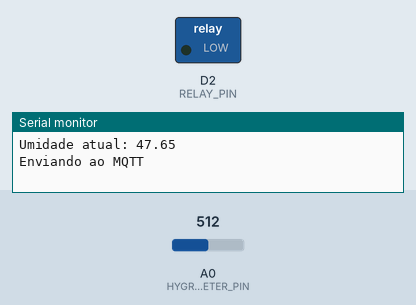
This sketch was run on a simulated ESP8266 (NodeMCU). Shown: switched loads named in the sketch (green lamp = pin HIGH), the last lines printed to the serial monitor. Dashed ring = blinking. The inputs (shaded band) are chosen by the test bench; at power-on: A0 (HYGROMETER_PIN) = 512. WiFi joins after 1.5 s; servers stay silent unless stated; no MQTT or app messages arrive unless stated.

Above: at 2.8 s.
2.9 s: A0 (HYGROMETER_PIN) set to 673
4.9 s: A0 (HYGROMETER_PIN) set to 697
At 6.8 s:
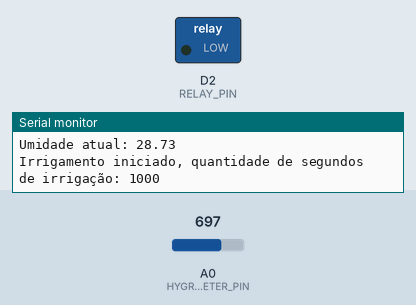
7.2 s: A0 (HYGROMETER_PIN) set to 511
At 9.0 s:
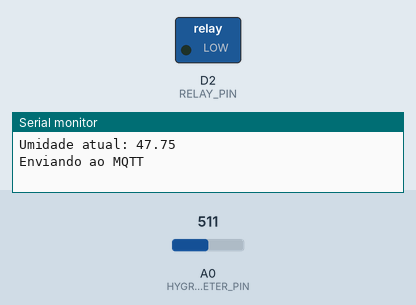
17.5 s: A0 (HYGROMETER_PIN) set to 716
At 18.9 s:
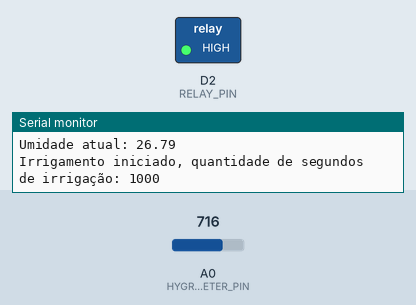
Timing chart, 0 to 20.1 s (numbered marks = the images above; inputs shaded):
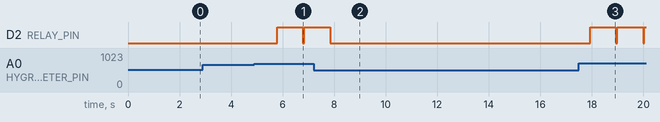

The sketch:

main.ino
```cpp
#include <ESP8266WiFi.h>
#include <PubSubClient.h>

// Declaração de parametros de entradas
#define RELAY_PIN D2
#define HYGROMETER_PIN A0

const char* ssid = "";
const char* password = "";
const char* mqtt_server = "mqtt.eclipse.org";
int mqtt_port = 1883;
long lastVerification = 0;

// Declaração de variaveis globais para parametros de irrigação
int IRRIGATION_MILLISECONDS;
int SUITABLE_MOISTURE;
int VERIFICATION_TIME;

WiFiClient espClient;
PubSubClient client(espClient);

/**
 * Metódo responsável por retornar a umidade
 */
float getMoisture(void)
{
    int directValue;
    float moisturePercentage;

    directValue = analogRead(HYGROMETER_PIN);
    moisturePercentage = ((978- (float)directValue) / 978) * 100;

    Serial.print("Umidade atual: ");
    Serial.println(moisturePercentage);

    return moisturePercentage;
}

/**
 * Inicialização
 */
void setup()
{
    Serial.begin(9600);
    Serial.println("Inicializando");

    setupWifi();

    client.setServer(mqtt_server, mqtt_port);
    client.setCallback(callback);


    // Declaração de valores padrões para irrigação do solo ( caso não sete no broker MQTT)
    setIrrigationVariables(1, 30, 1);


    pinMode(RELAY_PIN, OUTPUT);
    digitalWrite(RELAY_PIN, LOW);
}

/**
 * Metódo responsavel por definir as variaveis do projeto
 * Tempo de irrigação, Umidade adequada, Tempo de verificação
 */
void setIrrigationVariables(int irrigationSeconds, int suitableMoisture, int verificationTime)
{
    Serial.print("Setando variaveis de irrigação: ");
    Serial.print("[ Segundos de irrigação:");
    Serial.print(irrigationSeconds);
    Serial.print("], [ Umidade adequada:");
    Serial.print(suitableMoisture);
    Serial.print("], [ Tempo de verificação:");
    Serial.print(verificationTime);
    Serial.println("]");

    IRRIGATION_MILLISECONDS = irrigationSeconds * 1000;
    SUITABLE_MOISTURE = suitableMoisture;
    VERIFICATION_TIME = verificationTime * 1000;
}

/**
 * Loop default
 */
void loop()
{
    if (!client.connected())
    {
      reconnect();
    }

    client.loop();
    long now = millis();

    if (now - lastVerification > VERIFICATION_TIME)
    {
      lastVerification = now;
      Serial.println("Efetuando leitura do solo e necessidade de irrigamento");
      int moisture = (int)getMoisture();
      verifyIrrigate(moisture);

      char cstr[16];
      itoa(moisture, cstr, 10);
      Serial.println("Enviando ao MQTT");
      client.publish("hortainteligentedanijoao/humidity", cstr);
    }
}

/**
 * Metodo que efetua o irrigamento
 */
void irrigate()
{
    reconnect();
    Serial.print("Irrigamento iniciado, quantidade de segundos de irrigação: ");
    Serial.println(IRRIGATION_MILLISECONDS);

    digitalWrite(RELAY_PIN, HIGH);
    delay(IRRIGATION_MILLISECONDS);
    digitalWrite(RELAY_PIN, LOW);
    reconnect();
    Serial.println("Irrigamento finalizado");
}

/**
 * Metodo que verifica a necessidade de irrigação de acordo com os parametros definidos.
 */
void verifyIrrigate(int moisturePercentage)
{
    if (moisturePercentage > 0 && moisturePercentage < SUITABLE_MOISTURE)
    {
      irrigate();
      verifyIrrigate((int)getMoisture());
    }
}

/**
 * Inicializa o WIFI
 */
void setupWifi()
{
  //---- Conecta ao Wi-Fi ----
    WiFi.begin(ssid, password);
    //---- Enquanto estiver tentando conectar ----
    while (WiFi.status() != WL_CONNECTED)
    {
      delay(500);
      Serial.println("Conectando ao WiFi..");
    }
    Serial.println("Conectado");
    Serial.print("Endereço de IP: ");
    Serial.println(WiFi.localIP());
}

/**
 * Metodo que efetua a leitura do sub. (callback)
 */
void callback(char* topic, byte* payload, unsigned int length)
{
  Serial.print("Mensagem recebida[");
  Serial.print(topic);
  Serial.println("] ");

  if (strcmp(topic,"hortainteligentedanijoao/verificationseconds") == 0)
  {
     payload[length] = '\0';
      setIrrigationVariables(IRRIGATION_MILLISECONDS/1000, SUITABLE_MOISTURE, atoi((char *)payload));
  }

  if (strcmp(topic,"hortainteligentedanijoao/irrigationmilli") == 0)
  {
      payload[length] = '\0';
      setIrrigationVariables(atoi((char *)payload), SUITABLE_MOISTURE, VERIFICATION_TIME/1000);
  }

  if (strcmp(topic,"hortainteligentedanijoao/suitablemoisture") == 0)
  {
      payload[length] = '\0';
      setIrrigationVariables(IRRIGATION_MILLISECONDS/1000, atoi((char *)payload), VERIFICATION_TIME/1000);
  }

  if (strcmp(topic,"hortainteligentedanijoao/solenoid") == 0) {
      payload[length] = '\0';
      if (atoi((char *)payload) == 1)
      {
        irrigate();
      }
  }

}

/**
 * Metodo responsavel pela conectividade com MQTT.
 */
void reconnect()
{
  while (!client.connected())
  {
    Serial.print("Conectando ao MQTT...");
    if (client.connect("joaomackenzieiot"))
    {
      Serial.println("Conectado");

      // Se inscreve nos tópicos
      client.subscribe("hortainteligentedanijoao/verificationseconds");
      client.subscribe("hortainteligentedanijoao/irrigationmilli");
      client.subscribe("hortainteligentedanijoao/suitablemoisture");
      client.subscribe("hortainteligentedanijoao/solenoid");
    }
    else
    {
      Serial.print("Erro:");
      Serial.print(client.state());
      Serial.println(" reconectando em 5 segundos");
      delay(5000);
    }
  }
}
```

Measured:
- after the input at 4.9 s, D2 (RELAY_PIN): LOW → HIGH after 0.89 s, → LOW 1.0 s later, → HIGH 0.05 s later
- after the input at 7.2 s, D2 (RELAY_PIN): goes on until 7.8 s, then stays LOW
- after the input at 17.5 s, D2 (RELAY_PIN): alternates HIGH for 1.0 s and LOW for 0.05 s, starting after 0.43 s
